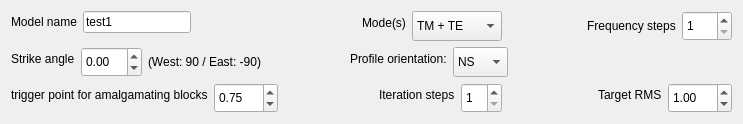
  <widget class="QWidget" name="layoutWidget">
   <property name="geometry">
    <rect>
     <x>130</x>
     <y>310</y>
     <width>743</width>
     <height>116</height>
    </rect>
   </property>
   <layout class="QGridLayout" name="gridLayout_3">
    <item row="0" column="0">
     <layout class="QHBoxLayout" name="horizontalLayout_29">
      <item>
       <layout class="QFormLayout" name="formLayout_2">
        <item row="0" column="0">
         <widget class="QLabel" name="label_7">
          <property name="text">
           <string>Model name</string>
          </property>
         </widget>
        </item>
        <item row="0" column="1">
         <widget class="QLineEdit" name="lineEdit_modelname">
          <property name="sizePolicy">
           <sizepolicy hsizetype="MinimumExpanding" vsizetype="Fixed">
            <horstretch>0</horstretch>
            <verstretch>0</verstretch>
           </sizepolicy>
          </property>
          <property name="text">
           <string>test1</string>
          </property>
         </widget>
        </item>
       </layout>
      </item>
      <item>
       <spacer name="horizontalSpacer_9">
        <property name="orientation">
         <enum>Qt::Horizontal</enum>
        </property>
        <property name="sizeHint" stdset="0">
         <size>
          <width>0</width>
          <height>20</height>
         </size>
        </property>
       </spacer>
      </item>
     </layout>
    </item>
    <item row="0" column="1">
     <layout class="QHBoxLayout" name="horizontalLayout_28">
      <item>
       <spacer name="horizontalSpacer_8">
        <property name="orientation">
         <enum>Qt::Horizontal</enum>
        </property>
        <property name="sizeHint" stdset="0">
         <size>
          <width>17</width>
          <height>20</height>
         </size>
        </property>
       </spacer>
      </item>
      <item>
       <layout class="QFormLayout" name="formLayout">
        <item row="0" column="0">
         <widget class="QLabel" name="label_8">
          <property name="sizePolicy">
           <sizepolicy hsizetype="MinimumExpanding" vsizetype="Preferred">
            <horstretch>0</horstretch>
            <verstretch>0</verstretch>
           </sizepolicy>
          </property>
          <property name="maximumSize">
           <size>
            <width>50</width>
            <height>16777215</height>
           </size>
          </property>
          <property name="text">
           <string>Mode(s)</string>
          </property>
         </widget>
        </item>
        <item row="0" column="1">
         <widget class="QComboBox" name="comboBox_mode">
          <property name="sizePolicy">
           <sizepolicy hsizetype="Preferred" vsizetype="MinimumExpanding">
            <horstretch>0</horstretch>
            <verstretch>0</verstretch>
           </sizepolicy>
          </property>
          <property name="minimumSize">
           <size>
            <width>90</width>
            <height>25</height>
           </size>
          </property>
          <property name="maximumSize">
           <size>
            <width>16777215</width>
            <height>30</height>
           </size>
          </property>
          <item>
           <property name="text">
            <string>TM + TE</string>
           </property>
          </item>
          <item>
           <property name="text">
            <string>TM</string>
           </property>
          </item>
          <item>
           <property name="text">
            <string>TE</string>
           </property>
          </item>
         </widget>
        </item>
       </layout>
      </item>
     </layout>
    </item>
    <item row="0" column="2" colspan="2">
     <layout class="QHBoxLayout" name="horizontalLayout_25">
      <item>
       <spacer name="horizontalSpacer_6">
        <property name="orientation">
         <enum>Qt::Horizontal</enum>
        </property>
        <property name="sizeType">
         <enum>QSizePolicy::MinimumExpanding</enum>
        </property>
        <property name="sizeHint" stdset="0">
         <size>
          <width>0</width>
          <height>20</height>
         </size>
        </property>
       </spacer>
      </item>
      <item>
       <widget class="QLabel" name="label_15">
        <property name="sizePolicy">
         <sizepolicy hsizetype="Preferred" vsizetype="MinimumExpanding">
          <horstretch>0</horstretch>
          <verstretch>0</verstretch>
         </sizepolicy>
        </property>
        <property name="maximumSize">
         <size>
          <width>110</width>
          <height>30</height>
         </size>
        </property>
        <property name="text">
         <string>Frequency steps</string>
        </property>
        <property name="alignment">
         <set>Qt::AlignCenter</set>
        </property>
        <property name="buddy">
         <cstring>spinBox_freq_steps</cstring>
        </property>
       </widget>
      </item>
      <item>
       <widget class="QSpinBox" name="spinBox_freq_steps">
        <property name="enabled">
         <bool>true</bool>
        </property>
        <property name="sizePolicy">
         <sizepolicy hsizetype="MinimumExpanding" vsizetype="Fixed">
          <horstretch>0</horstretch>
          <verstretch>0</verstretch>
         </sizepolicy>
        </property>
        <property name="minimumSize">
         <size>
          <width>0</width>
          <height>30</height>
         </size>
        </property>
        <property name="maximumSize">
         <size>
          <width>50</width>
          <height>30</height>
         </size>
        </property>
        <property name="alignment">
         <set>Qt::AlignLeading|Qt::AlignLeft|Qt::AlignVCenter</set>
        </property>
        <property name="minimum">
         <number>1</number>
        </property>
       </widget>
      </item>
     </layout>
    </item>
    <item row="1" column="0">
     <layout class="QHBoxLayout" name="horizontalLayout_31">
      <item>
       <layout class="QFormLayout" name="formLayout_6">
        <property name="fieldGrowthPolicy">
         <enum>QFormLayout::AllNonFixedFieldsGrow</enum>
        </property>
        <item row="0" column="0">
         <widget class="QLabel" name="label_23">
          <property name="frameShape">
           <enum>QFrame::NoFrame</enum>
          </property>
          <property name="frameShadow">
           <enum>QFrame::Plain</enum>
          </property>
          <property name="text">
           <string>Strike angle</string>
          </property>
          <property name="alignment">
           <set>Qt::AlignLeading|Qt::AlignLeft|Qt::AlignVCenter</set>
          </property>
          <property name="buddy">
           <cstring>doubleSpinBox_strike</cstring>
          </property>
         </widget>
        </item>
        <item row="0" column="1">
         <layout class="QHBoxLayout" name="horizontalLayout_17">
          <item>
           <widget class="QDoubleSpinBox" name="doubleSpinBox_strike">
            <property name="sizePolicy">
             <sizepolicy hsizetype="Minimum" vsizetype="Fixed">
              <horstretch>0</horstretch>
              <verstretch>0</verstretch>
             </sizepolicy>
            </property>
            <property name="minimumSize">
             <size>
              <width>0</width>
              <height>30</height>
             </size>
            </property>
            <property name="maximumSize">
             <size>
              <width>16777215</width>
              <height>30</height>
             </size>
            </property>
            <property name="alignment">
             <set>Qt::AlignLeading|Qt::AlignLeft|Qt::AlignVCenter</set>
            </property>
            <property name="minimum">
             <double>-90.000000000000000</double>
            </property>
            <property name="maximum">
             <double>90.000000000000000</double>
            </property>
            <property name="singleStep">
             <double>0.100000000000000</double>
            </property>
           </widget>
          </item>
          <item>
           <widget class="QLabel" name="label_25">
            <property name="sizePolicy">
             <sizepolicy hsizetype="MinimumExpanding" vsizetype="MinimumExpanding">
              <horstretch>0</horstretch>
              <verstretch>0</verstretch>
             </sizepolicy>
            </property>
            <property name="text">
             <string>(West: 90 / East: -90)</string>
            </property>
           </widget>
          </item>
         </layout>
        </item>
       </layout>
      </item>
      <item>
       <spacer name="horizontalSpacer_12">
        <property name="orientation">
         <enum>Qt::Horizontal</enum>
        </property>
        <property name="sizeType">
         <enum>QSizePolicy::MinimumExpanding</enum>
        </property>
        <property name="sizeHint" stdset="0">
         <size>
          <width>0</width>
          <height>20</height>
         </size>
        </property>
       </spacer>
      </item>
     </layout>
    </item>
    <item row="1" column="1" colspan="2">
     <layout class="QHBoxLayout" name="horizontalLayout_30">
      <item>
       <spacer name="horizontalSpacer_11">
        <property name="orientation">
         <enum>Qt::Horizontal</enum>
        </property>
        <property name="sizeHint" stdset="0">
         <size>
          <width>40</width>
          <height>20</height>
         </size>
        </property>
       </spacer>
      </item>
      <item>
       <layout class="QFormLayout" name="formLayout_4">
        <item row="0" column="0">
         <widget class="QLabel" name="label_9">
          <property name="sizePolicy">
           <sizepolicy hsizetype="MinimumExpanding" vsizetype="Preferred">
            <horstretch>0</horstretch>
            <verstretch>0</verstretch>
           </sizepolicy>
          </property>
          <property name="minimumSize">
           <size>
            <width>0</width>
            <height>0</height>
           </size>
          </property>
          <property name="maximumSize">
           <size>
            <width>120</width>
            <height>16777215</height>
           </size>
          </property>
          <property name="text">
           <string>Profile orientation:</string>
          </property>
         </widget>
        </item>
        <item row="0" column="1">
         <widget class="QComboBox" name="comboBox_alignment">
          <property name="sizePolicy">
           <sizepolicy hsizetype="Preferred" vsizetype="MinimumExpanding">
            <horstretch>0</horstretch>
            <verstretch>0</verstretch>
           </sizepolicy>
          </property>
          <property name="minimumSize">
           <size>
            <width>55</width>
            <height>25</height>
           </size>
          </property>
          <property name="maximumSize">
           <size>
            <width>55</width>
            <height>30</height>
           </size>
          </property>
          <item>
           <property name="text">
            <string>NS</string>
           </property>
          </item>
          <item>
           <property name="text">
            <string>EW</string>
           </property>
          </item>
         </widget>
        </item>
       </layout>
      </item>
     </layout>
    </item>
    <item row="1" column="3">
     <layout class="QHBoxLayout" name="horizontalLayout_23">
      <item>
       <spacer name="horizontalSpacer_4">
        <property name="orientation">
         <enum>Qt::Horizontal</enum>
        </property>
        <property name="sizeHint" stdset="0">
         <size>
          <width>40</width>
          <height>20</height>
         </size>
        </property>
       </spacer>
      </item>
      <item>
       <widget class="QWidget" name="widget" native="true"/>
      </item>
     </layout>
    </item>
    <item row="2" column="0">
     <layout class="QHBoxLayout" name="horizontalLayout_32">
      <item>
       <layout class="QFormLayout" name="formLayout_5">
        <property name="fieldGrowthPolicy">
         <enum>QFormLayout::AllNonFixedFieldsGrow</enum>
        </property>
        <item row="0" column="0">
         <widget class="QLabel" name="label_21">
          <property name="text">
           <string>trigger point for amalgamating blocks</string>
          </property>
          <property name="buddy">
           <cstring>doubleSpinBox_mergethreshold</cstring>
          </property>
         </widget>
        </item>
        <item row="0" column="1">
         <widget class="QDoubleSpinBox" name="doubleSpinBox_mergethreshold">
          <property name="sizePolicy">
           <sizepolicy hsizetype="MinimumExpanding" vsizetype="Fixed">
            <horstretch>0</horstretch>
            <verstretch>0</verstretch>
           </sizepolicy>
          </property>
          <property name="minimumSize">
           <size>
            <width>0</width>
            <height>30</height>
           </size>
          </property>
          <property name="maximumSize">
           <size>
            <width>16777215</width>
            <height>30</height>
           </size>
          </property>
          <property name="maximum">
           <double>100.000000000000000</double>
          </property>
          <property name="value">
           <double>0.750000000000000</double>
          </property>
         </widget>
        </item>
       </layout>
      </item>
      <item>
       <spacer name="horizontalSpacer_21">
        <property name="orientation">
         <enum>Qt::Horizontal</enum>
        </property>
        <property name="sizeHint" stdset="0">
         <size>
          <width>0</width>
          <height>20</height>
         </size>
        </property>
       </spacer>
      </item>
     </layout>
    </item>
    <item row="2" column="1">
     <layout class="QHBoxLayout" name="horizontalLayout_33">
      <item>
       <spacer name="horizontalSpacer_22">
        <property name="orientation">
         <enum>Qt::Horizontal</enum>
        </property>
        <property name="sizeHint" stdset="0">
         <size>
          <width>2</width>
          <height>20</height>
         </size>
        </property>
       </spacer>
      </item>
      <item>
       <layout class="QFormLayout" name="formLayout_8">
        <property name="fieldGrowthPolicy">
         <enum>QFormLayout::AllNonFixedFieldsGrow</enum>
        </property>
        <item row="0" column="0">
         <widget class="QLabel" name="label_16">
          <property name="sizePolicy">
           <sizepolicy hsizetype="Preferred" vsizetype="Preferred">
            <horstretch>0</horstretch>
            <verstretch>0</verstretch>
           </sizepolicy>
          </property>
          <property name="text">
           <string>Iteration steps</string>
          </property>
          <property name="buddy">
           <cstring>spinBox_iterations</cstring>
          </property>
         </widget>
        </item>
        <item row="0" column="1">
         <widget class="QSpinBox" name="spinBox_iterations">
          <property name="sizePolicy">
           <sizepolicy hsizetype="Preferred" vsizetype="Preferred">
            <horstretch>0</horstretch>
            <verstretch>0</verstretch>
           </sizepolicy>
          </property>
          <property name="minimumSize">
           <size>
            <width>0</width>
            <height>30</height>
           </size>
          </property>
          <property name="maximumSize">
           <size>
            <width>50</width>
            <height>30</height>
           </size>
          </property>
          <property name="minimum">
           <number>1</number>
          </property>
         </widget>
        </item>
       </layout>
      </item>
     </layout>
    </item>
    <item row="2" column="2" colspan="2">
     <layout class="QHBoxLayout" name="horizontalLayout_34">
      <item>
       <spacer name="horizontalSpacer_23">
        <property name="orientation">
         <enum>Qt::Horizontal</enum>
        </property>
        <property name="sizeHint" stdset="0">
         <size>
          <width>13</width>
          <height>20</height>
         </size>
        </property>
       </spacer>
      </item>
      <item>
       <layout class="QFormLayout" name="formLayout_7">
        <item row="0" column="0">
         <widget class="QLabel" name="label_17">
          <property name="text">
           <string>Target RMS</string>
          </property>
          <property name="buddy">
           <cstring>doubleSpinBox_rms</cstring>
          </property>
         </widget>
        </item>
        <item row="0" column="1">
         <widget class="QDoubleSpinBox" name="doubleSpinBox_rms">
          <property name="sizePolicy">
           <sizepolicy hsizetype="Minimum" vsizetype="MinimumExpanding">
            <horstretch>0</horstretch>
            <verstretch>0</verstretch>
           </sizepolicy>
          </property>
          <property name="minimumSize">
           <size>
            <width>0</width>
            <height>30</height>
           </size>
          </property>
          <property name="maximumSize">
           <size>
            <width>16777215</width>
            <height>30</height>
           </size>
          </property>
          <property name="minimum">
           <double>0.010000000000000</double>
          </property>
          <property name="maximum">
           <double>100.000000000000000</double>
          </property>
          <property name="singleStep">
           <double>0.010000000000000</double>
          </property>
          <property name="value">
           <double>1.000000000000000</double>
          </property>
         </widget>
        </item>
       </layout>
      </item>
     </layout>
    </item>
   </layout>
  </widget>
